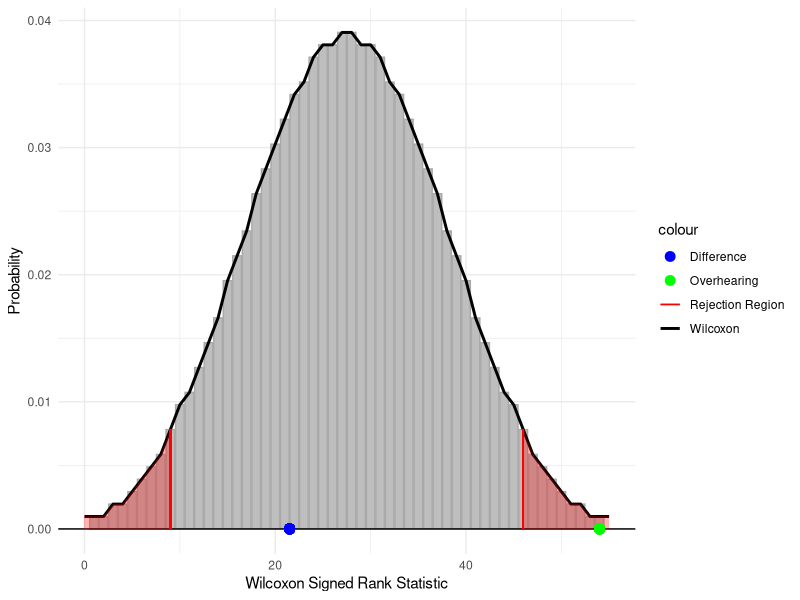
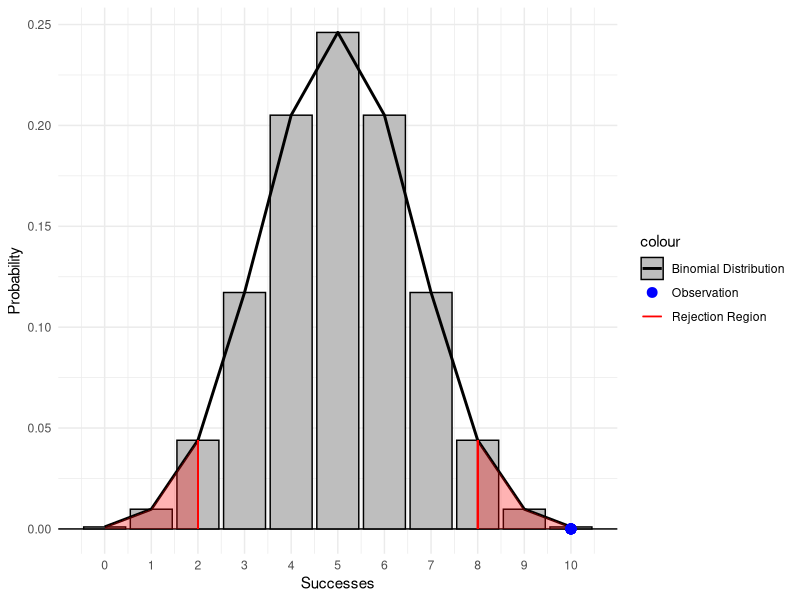
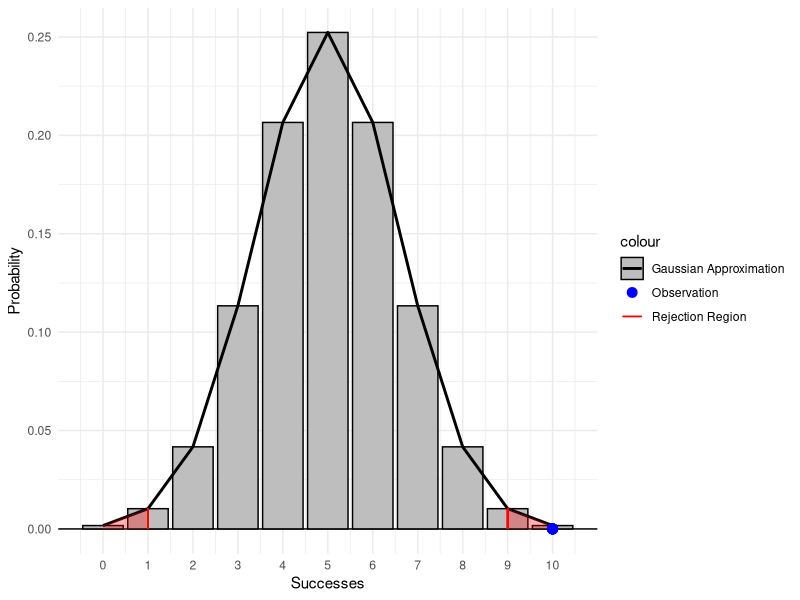

R code for these plots, in order:
library(tidyverse)

## Question 1
indirect = c(1.0000, 1.0000, 0.7500, 1.0000, 0.4167, 0.8333, 0.7500, 0.8333, 0.8333, 1.0000)
diff = c(-0.0833, 0.0000, -0.0833, -0.0833, 0.5833, 0.0833, 0.2500, 0.1667, 0.0000, -0.4167)
n = 1:10
dat1 = tibble(n, indirect)
dat2 = tibble(n, diff)

wider = dat2 %>%
  pivot_wider(names_from = n,
              values_from = diff)

summary1 = dat1 %>%
  summarize(
    n = n(),
    mean = mean(indirect),
    sd = sd(indirect),
    median = median(indirect),
    IQR = IQR(indirect)
  )

summary2 = dat2 %>%
  summarize(
    n = n(),
    mean = mean(diff),
    sd = sd(diff),
    median = median(diff),
    IQR = IQR(diff)
  )

test1 = wilcox.test(indirect, alternative = "two.sided", mu = 0.5, conf.level = 0.95, conf.int = TRUE)
test2 = wilcox.test(diff, alternative = "two.sided", mu = 0, conf.level = 0.95, conf.int = TRUE)

test1 = c(as.numeric(test1$statistic), as.numeric(test1$p.value))
test2 = c(as.numeric(test2$statistic), as.numeric(test2$p.value))

tests = tibble(c(NULL, 'W', 'p'), test1, test2)

wilcox = tibble(w = 0:55) %>%
  mutate(probability = dsignrank(w,10))

maxw = 10*(10+1)/2
lower = qsignrank(0.025, 10)
upper = maxw-lower

ggplot(data = wilcox)+
  geom_col(aes(x = w, y = probability), color = 'dark grey', fill = 'grey')+
  geom_line(aes(x = w, y = probability, color = 'Wilcoxon'), linewidth = 1) +
  geom_hline(yintercept = 0) +
  labs(x = 'Wilcoxon Signed Rank Statistic', y = 'Probability')+
  geom_ribbon(aes(x = w, ymin = 0, ymax = ifelse(w <= lower & w >= 0, probability, NA)),
                  fill = 'red', alpha = 0.3)+
  geom_ribbon(aes(x = w, ymin = 0, ymax = ifelse(w >= upper & w <= maxw, probability, NA)),
                  fill = 'red', alpha = 0.3)+
  geom_segment(aes(x = lower, xend = lower, y = 0, yend = dsignrank(lower, 10), color = 'Rejection Region'))+
  geom_segment(aes(x = upper, xend = upper, y = 0, yend = dsignrank(upper, 10), color = 'Rejection Region'))+
  geom_point(aes(x = test1[1], y = 0, color = 'Overhearing'), size = 3)+
  geom_point(aes(x = test2[1], y = 0, color = 'Difference'), size = 3)+
  xlim(0,55)+
  scale_color_manual(values = c('Wilcoxon' = 'black', 'Overhearing' = 'green', 'Difference' = 'blue', 'Rejection Region' = 'red'))+
  theme_minimal()

## Question 2b

x = 10
n = 10
binom_test = binom.test(x = x, n = n, p = 0.5, alternative = "two.sided", conf.level = 0.95)
prob = as.numeric(binom_test$p.value)


successes = 0:10
proportion = dbinom(successes, 10, 0.5)


binom = tibble(successes, proportion)

lower = qbinom(0.025, 10, 0.5)
upper = 10 - lower

ggplot(data = binom, aes(x = successes))+
  geom_hline(yintercept = 0)+
  geom_col(aes(y = proportion, color = 'Binomial Distribution'), fill = 'grey')+
  geom_line(aes(y = proportion, color = 'Binomial Distribution'), linewidth = 1)+
  geom_ribbon(aes(ymin = 0, ymax = ifelse(successes <= lower & successes >= 0, proportion, NA)),
                  fill = 'red', alpha = 0.3)+
  geom_ribbon(aes(ymin = 0, ymax = ifelse(successes >= upper & successes <= 10, proportion, NA)),
                  fill = 'red', alpha = 0.3)+
  geom_segment(aes(x = lower, xend = lower, y = 0, yend = proportion[lower+1], color = 'Rejection Region'))+
  geom_segment(aes(x = upper, xend = upper, y = 0, yend = proportion[upper+1], color = 'Rejection Region'))+
  geom_point(aes(x = 10, y = 0, color = 'Observation'), size = 3)+
  scale_x_continuous(breaks = seq(0, 10, by = 1))+
  scale_color_manual(values = c('Binomial Distribution' = 'black', 'Observation' = 'blue', 
                                'Rejection Region' = 'red'))+
  labs(x = 'Successes', y = 'Probability')+
  theme_minimal()


## Question 2c

n = 10
x = 10
p = x/n
p0 = 0.5
mu0 = n*p0
sd0 = sqrt(n*p0*(1-p0))

approx = 2*pnorm(x-0.5, mean = mu0, sd = sd0, lower.tail = FALSE)
gauss.successes = 0:10
gauss.prob = dnorm(gauss.successes, mean = mu0, sd = sd0)
gauss.dat = tibble(gauss.successes, gauss.prob)

lower = floor(qnorm(0.025, mu0, sd0))
upper = n - lower

ggplot(data = gauss.dat, aes(x = gauss.successes, y = gauss.prob))+
  geom_hline(yintercept = 0)+
  geom_col(aes(color = 'Gaussian Approximation'), fill = 'grey')+
  geom_line(aes(color = 'Gaussian Approximation'), linewidth = 1)+
  geom_ribbon(aes(ymin = 0, ymax = ifelse(gauss.successes <= lower & gauss.successes >= 0, gauss.prob, NA)),
                  fill = 'red', alpha = 0.3)+
  geom_ribbon(aes(ymin = 0, ymax = ifelse(gauss.successes >= upper & gauss.successes <= 10, gauss.prob, NA)),
                  fill = 'red', alpha = 0.3)+
  geom_segment(aes(x = lower, xend = lower, y = 0, yend = gauss.prob[lower+1], color = 'Rejection Region'))+
  geom_segment(aes(x = upper, xend = upper, y = 0, yend = gauss.prob[upper+1], color = 'Rejection Region'))+
  geom_point(aes(x = 10, y = 0, color = 'Observation'), size = 3)+
  scale_x_continuous(breaks = seq(0, 10, by = 1))+
  scale_color_manual(values = c('Gaussian Approximation' = 'black', 'Observation' = 'blue', 
                                'Rejection Region' = 'red'))+
  labs(x = 'Successes', y = 'Probability')+
  theme_minimal()
